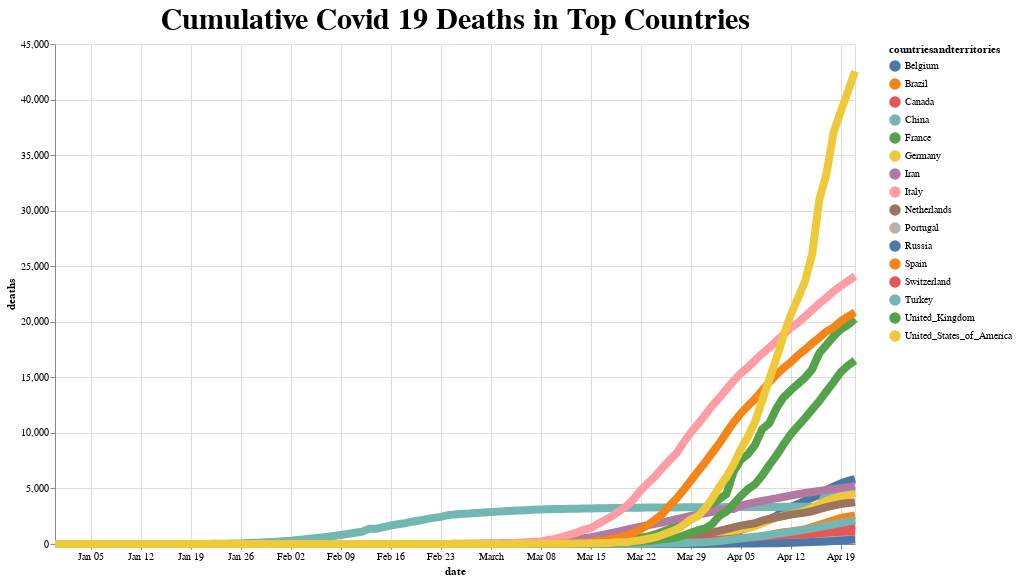

The notebook cell this image was saved under:
### Code cell
highlight = alt.selection(type='single', on='mouseover',
                          fields=['countriesandterritories'], nearest=True)

base = alt.Chart(filtered_geo_cumulative).encode(
    x='date:T',
    y='deaths:Q',
    color='countriesandterritories:N'
)

points = base.mark_circle().encode(
    opacity=alt.value(0)
).add_selection(
    highlight
).properties(
    width=600
).properties(
    width = 800,
    height = 500,
    title = "Cumulative Covid 19 Deaths in Top Countries"
)

lines = base.mark_line().encode(
    size=alt.condition(~highlight, alt.value(5), alt.value(8))
)

(points + lines).configure_title(
    fontSize=30,
    font='Courier',
    color='black'
).display(renderer = 'svg')

### Figure 1 — Vega-Lite specification as saved in the notebook (floating-point values rounded to 4 significant figures; data arrays with more than 128 entries replaced by an {"elided": "..."} marker saying what was removed)
{"config": {"view": {"continuousWidth": 400, "continuousHeight": 300}, "title": {"color": "black", "font": "Courier", "fontSize": 30}}, "layer": [{"mark": "circle", "encoding": {"color": {"type": "nominal", "field": "countriesandterritories"}, "opacity": {"value": 0}, "x": {"type": "temporal", "field": "date"}, "y": {"type": "quantitative", "field": "deaths"}}, "height": 500, "selection": {"selector007": {"type": "single", "on": "mouseover", "fields": ["countriesandterritories"], "nearest": true}}, "title": "Cumulative Covid 19 Deaths in Top Countries", "width": 800}, {"mark": "line", "encoding": {"color": {"type": "nominal", "field": "countriesandterritories"}, "size": {"condition": {"value": 5, "selection": {"not": "selector007"}}, "value": 8}, "x": {"type": "temporal", "field": "date"}, "y": {"type": "quantitative", "field": "deaths"}}}], "data": {"name": "data-7f580ddbb30a73a9e5e5f5695fd06308"}, "$schema": "https://vega.github.io/schema/vega-lite/v4.0.2.json", "datasets": {"data-7f580ddbb30a73a9e5e5f5695fd06308": {"elided": "1671 records"}}}
